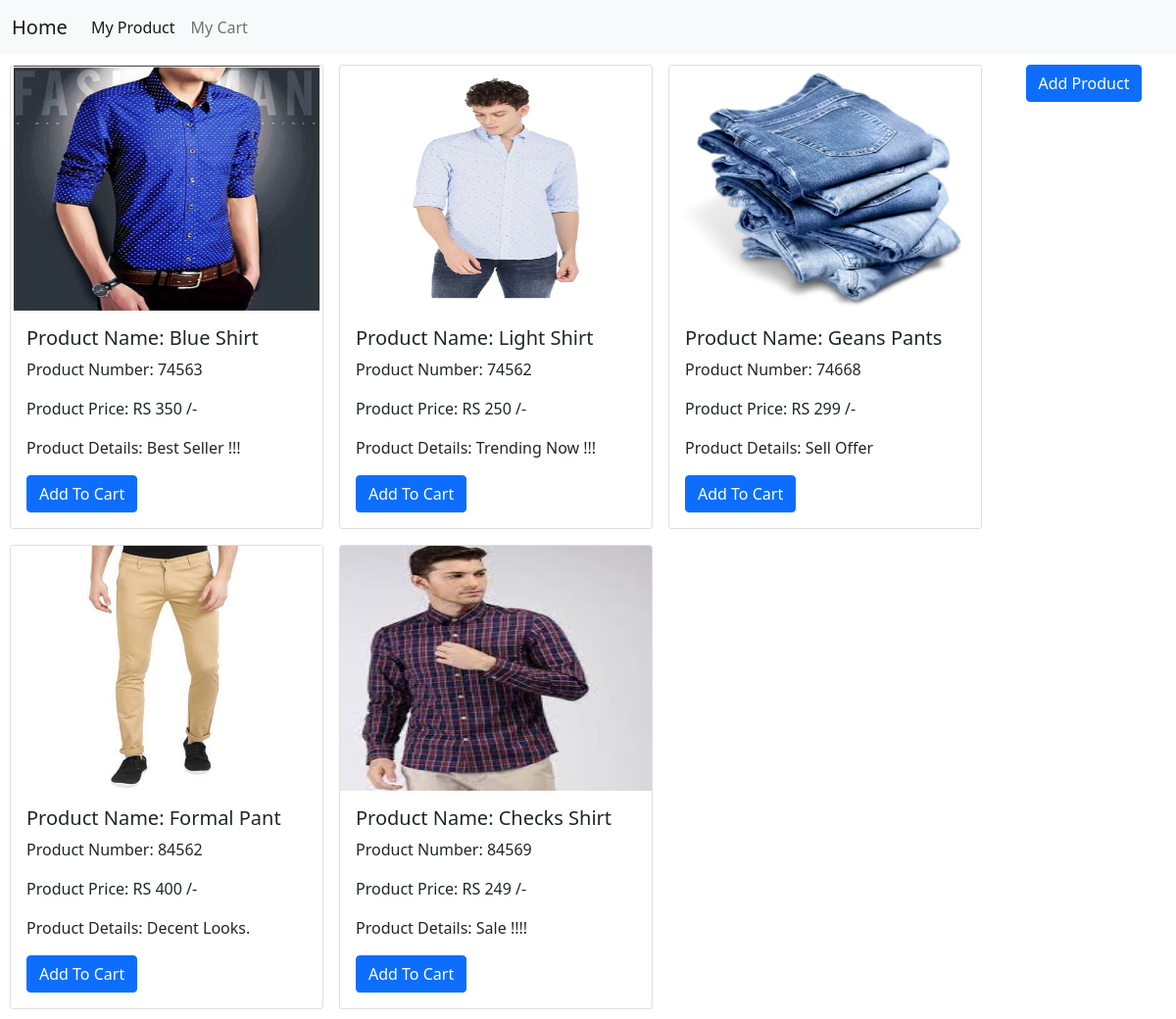
Before: / with the older database file.
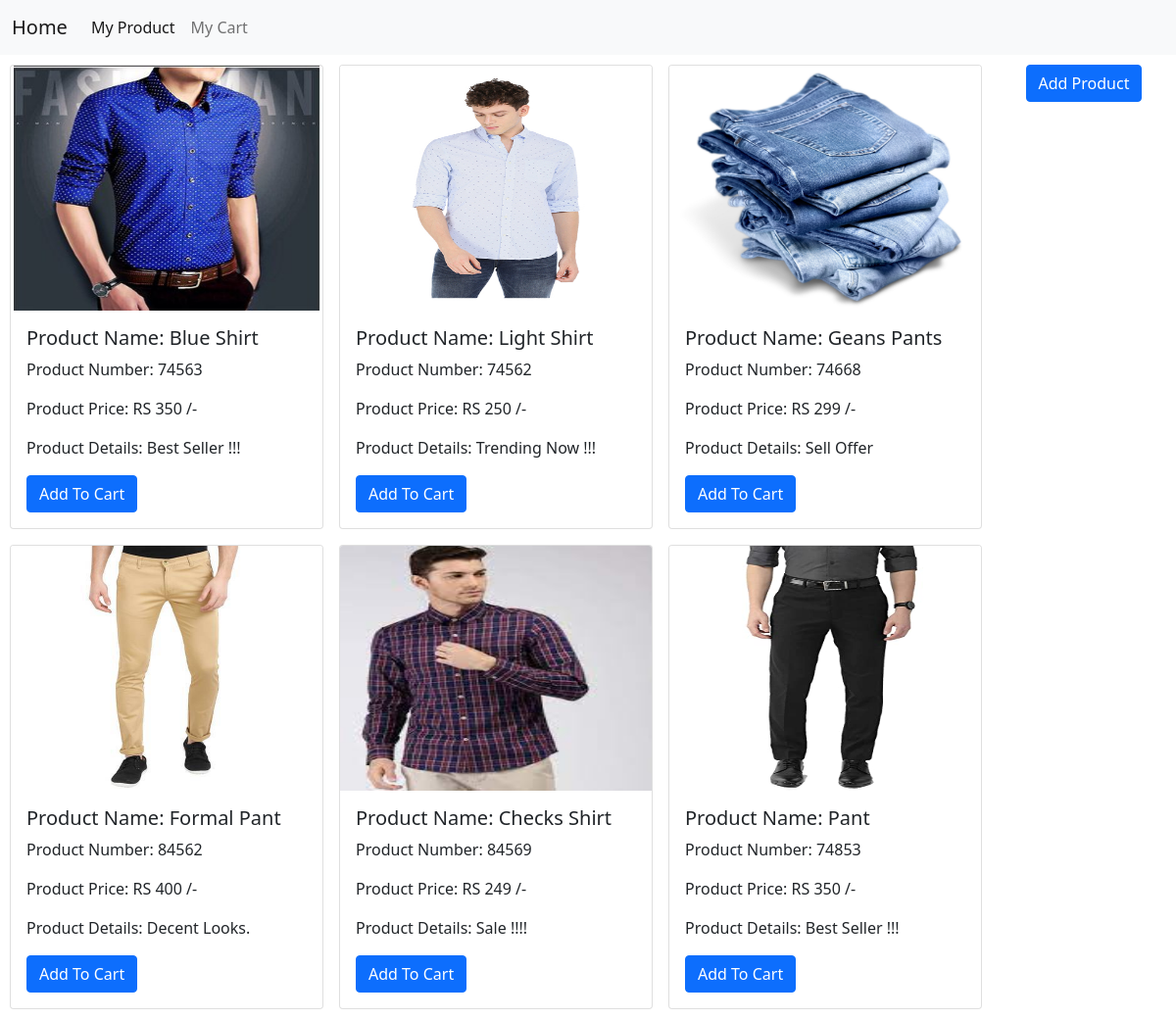
After: the same page with the newer database file.
### mylist/models.py (models this page shows, shortened)
class Products(models.Model):
    product_number = models.CharField(max_length=10, null=False)
    product_name = models.CharField(max_length=50, null=False,default="")
    desc = models.CharField(max_length=300,blank=True,default="")
    price =  models.IntegerField(default = 0)
    image = models.ImageField(upload_to="mylist/images", default="")

### mylist/views.py (the view)
# urls.py: path('', views.home, name='home'),
def home(request):
    products=Products.objects.all()
    return render(request, 'home.html',{'products':products})

### templates/home.html (shortened to what this page needs)
{% extends 'base.html' %}
{% load static %}
{% block body %}
    <div class="display" id="display">
        <div class="product_list">
            {% if products %}
            {% for product in products %}
                <div class="card" style="width: 20rem;">
                    <img src="{{product.image.url}}" class="card-img-top" alt="image" width="200px" height="250px">
                    <div class="card-body">
                    <h5 class="card-title">Product Name: {{product.product_name}}</h5>
                    <p class="card-text">Product Number: {{product.product_number}}</p>
                    <p class="card-text">Product Price: RS {{product.price}} /-</p>
                    <p class="card-text">Product Details: {{product.desc}}</p>
                    <form action="addToCart" method="post" enctype="multipart/form-data">{% csrf_token %}
                        <button type="submit" class="btn btn-primary">Add To Cart</button>
                    </form>
                    </div>
                </div>
            {% endfor %}
            {% endif %}
        </div>
        <div class="product_form">
            <button type="button" class="btn btn-primary" data-bs-toggle="modal" data-bs-target="#exampleModal">
                Add Product
            </button>
        </div>
    </div>
{% endblock %}

### templates/base.html (shortened to what this page needs)
<!DOCTYPE html>
{% load static %}
<html lang="en">
<head>
    <link rel="stylesheet" href="https://cdnjs.cloudflare.com/ajax/libs/rateYo/2.3.2/jquery.rateyo.min.css">
    <link href="https://cdn.jsdelivr.net/npm/bootstrap@5.0.1/dist/css/bootstrap.min.css" rel="stylesheet"
>
</head>
<body>
    <nav class="navbar navbar-expand-lg navbar-light bg-light">
        <div class="container-fluid">
          <a class="navbar-brand" href="{% url 'home' %}">Home</a>
          <div class="collapse navbar-collapse" id="navbarNav">
            <ul class="navbar-nav">
              <li class="nav-item">
                <a class="nav-link active" aria-current="page" href="/">My Product</a>
              </li>
              <li class="nav-item">
                <a class="nav-link" href="/mycart">My Cart</a>
              </li>
            </ul>
          </div>
        </div>
    </nav>
    {% block body %}{%endblock%}
</body>
</html>

### templates/home.html (style rules this page uses)
.display { display: grid; grid-template-columns: 8fr 2fr; align-content: center; }
.product_list { padding: 10px; display: grid; grid-template-columns: 1fr 1fr 1fr; grid-gap: 1em; justify-content: center; }
.product_form { padding: 10px; margin-left: auto; margin-right: auto; }

Changed rows visible on the page:
added Products: image (picture), product_name "Pant", product_number "74853", price "350", desc "Best Seller !!!"
